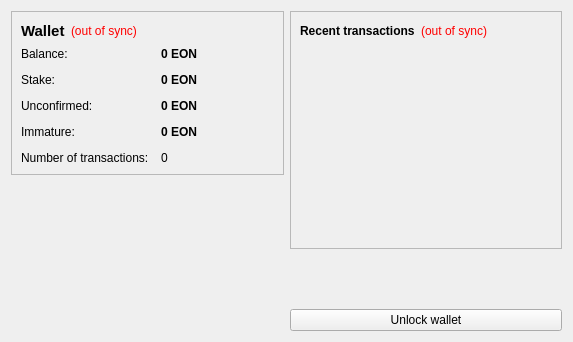
<?xml version="1.0" encoding="UTF-8"?>
<ui version="4.0">
 <class>OverviewPage</class>
 <widget class="QWidget" name="OverviewPage">
  <property name="geometry">
   <rect>
    <x>0</x>
    <y>0</y>
    <width>573</width>
    <height>342</height>
   </rect>
  </property>
  <property name="windowTitle">
   <string>Form</string>
  </property>
  <layout class="QHBoxLayout" name="horizontalLayout" stretch="1,1">
   <item>
    <layout class="QVBoxLayout" name="verticalLayout_2">
     <item>
      <widget class="QFrame" name="frame">
       <property name="frameShape">
        <enum>QFrame::StyledPanel</enum>
       </property>
       <property name="frameShadow">
        <enum>QFrame::Raised</enum>
       </property>
       <layout class="QVBoxLayout" name="verticalLayout_4">
        <item>
         <layout class="QHBoxLayout" name="horizontalLayout_4">
          <item>
           <widget class="QLabel" name="label_5">
            <property name="font">
             <font>
              <pointsize>11</pointsize>
              <weight>75</weight>
              <bold>true</bold>
             </font>
            </property>
            <property name="text">
             <string>Wallet</string>
            </property>
           </widget>
          </item>
          <item>
           <widget class="QLabel" name="labelWalletStatus">
            <property name="toolTip">
             <string>The displayed information may be out of date. Your wallet automatically synchronizes with the EonCoin network after a connection is established, but this process has not completed yet.</string>
            </property>
            <property name="styleSheet">
             <string notr="true">QLabel { color: red; }</string>
            </property>
            <property name="text">
             <string notr="true">(out of sync)</string>
            </property>
            <property name="alignment">
             <set>Qt::AlignLeading|Qt::AlignLeft|Qt::AlignVCenter</set>
            </property>
           </widget>
          </item>
          <item>
           <spacer name="horizontalSpacer_2">
            <property name="orientation">
             <enum>Qt::Horizontal</enum>
            </property>
            <property name="sizeHint" stdset="0">
             <size>
              <width>40</width>
              <height>20</height>
             </size>
            </property>
           </spacer>
          </item>
         </layout>
        </item>
        <item>
         <layout class="QFormLayout" name="formLayout_2">
          <property name="fieldGrowthPolicy">
           <enum>QFormLayout::AllNonFixedFieldsGrow</enum>
          </property>
          <property name="horizontalSpacing">
           <number>12</number>
          </property>
          <property name="verticalSpacing">
           <number>12</number>
          </property>
          <item row="0" column="0">
           <widget class="QLabel" name="label">
            <property name="text">
             <string>Balance:</string>
            </property>
           </widget>
          </item>
          <item row="0" column="1">
           <widget class="QLabel" name="labelBalance">
            <property name="font">
             <font>
              <weight>75</weight>
              <bold>true</bold>
             </font>
            </property>
            <property name="cursor">
             <cursorShape>IBeamCursor</cursorShape>
            </property>
            <property name="toolTip">
             <string>Your current balance</string>
            </property>
            <property name="text">
             <string notr="true">0 EON</string>
            </property>
            <property name="textInteractionFlags">
             <set>Qt::LinksAccessibleByMouse|Qt::TextSelectableByKeyboard|Qt::TextSelectableByMouse</set>
            </property>
           </widget>
          </item>
          <item row="1" column="0">
           <widget class="QLabel" name="label_6">
            <property name="text">
             <string>Stake:</string>
            </property>
           </widget>
          </item>
          <item row="1" column="1">
           <widget class="QLabel" name="labelStake">
            <property name="font">
             <font>
              <weight>75</weight>
              <bold>true</bold>
             </font>
            </property>
            <property name="cursor">
             <cursorShape>IBeamCursor</cursorShape>
            </property>
            <property name="toolTip">
             <string>Total of coins that was staked, and do not yet count toward the current balance</string>
            </property>
            <property name="text">
             <string notr="true">0 EON</string>
            </property>
            <property name="textInteractionFlags">
             <set>Qt::LinksAccessibleByMouse|Qt::TextSelectableByKeyboard|Qt::TextSelectableByMouse</set>
            </property>
           </widget>
          </item>
          <item row="2" column="0">
           <widget class="QLabel" name="label_3">
            <property name="text">
             <string>Unconfirmed:</string>
            </property>
           </widget>
          </item>
          <item row="2" column="1">
           <widget class="QLabel" name="labelUnconfirmed">
            <property name="font">
             <font>
              <weight>75</weight>
              <bold>true</bold>
             </font>
            </property>
            <property name="cursor">
             <cursorShape>IBeamCursor</cursorShape>
            </property>
            <property name="toolTip">
             <string>Total of transactions that have yet to be confirmed, and do not yet count toward the current balance</string>
            </property>
            <property name="text">
             <string notr="true">0 EON</string>
            </property>
            <property name="textInteractionFlags">
             <set>Qt::LinksAccessibleByMouse|Qt::TextSelectableByKeyboard|Qt::TextSelectableByMouse</set>
            </property>
           </widget>
          </item>
          <item row="3" column="0">
           <widget class="QLabel" name="labelImmatureText">
            <property name="text">
             <string>Immature:</string>
            </property>
           </widget>
          </item>
          <item row="3" column="1">
           <widget class="QLabel" name="labelImmature">
            <property name="font">
             <font>
              <weight>75</weight>
              <bold>true</bold>
             </font>
            </property>
            <property name="toolTip">
             <string>Mined balance that has not yet matured</string>
            </property>
            <property name="text">
             <string notr="true">0 EON</string>
            </property>
            <property name="textInteractionFlags">
             <set>Qt::LinksAccessibleByMouse|Qt::TextSelectableByKeyboard|Qt::TextSelectableByMouse</set>
            </property>
           </widget>
          </item>
          <item row="4" column="0">
           <widget class="QLabel" name="label_2">
            <property name="text">
             <string>Number of transactions:</string>
            </property>
           </widget>
          </item>
          <item row="4" column="1">
           <widget class="QLabel" name="labelNumTransactions">
            <property name="toolTip">
             <string>Total number of transactions in wallet</string>
            </property>
            <property name="text">
             <string notr="true">0</string>
            </property>
           </widget>
          </item>
         </layout>
        </item>
       </layout>
      </widget>
     </item>
     <item>
      <spacer name="verticalSpacer">
       <property name="orientation">
        <enum>Qt::Vertical</enum>
       </property>
       <property name="sizeHint" stdset="0">
        <size>
         <width>20</width>
         <height>40</height>
        </size>
       </property>
      </spacer>
     </item>
     <item>
      <widget class="QLabel" name="label_6">
       <property name="text">
        <string/>
       </property>
       <property name="pixmap">
        <pixmap resource="../bitcoin.qrc">:/images/backg</pixmap>
       </property>
       <property name="scaledContents">
        <bool>false</bool>
       </property>
       <property name="alignment">
        <set>Qt::AlignCenter</set>
       </property>
       <property name="margin">
        <number>-2</number>
       </property>
      </widget>
     </item>
    </layout>
   </item>
   <item>
    <layout class="QVBoxLayout" name="verticalLayout_3">
     <item>
      <widget class="QFrame" name="frame_2">
       <property name="frameShape">
        <enum>QFrame::StyledPanel</enum>
       </property>
       <property name="frameShadow">
        <enum>QFrame::Raised</enum>
       </property>
       <layout class="QVBoxLayout" name="verticalLayout">
        <item>
         <layout class="QHBoxLayout" name="horizontalLayout_2">
          <item>
           <widget class="QLabel" name="label_4">
            <property name="text">
             <string>&lt;b&gt;Recent transactions&lt;/b&gt;</string>
            </property>
           </widget>
          </item>
          <item>
           <widget class="QLabel" name="labelTransactionsStatus">
            <property name="toolTip">
             <string>The displayed information may be out of date. Your wallet automatically synchronizes with the EonCoin network after a connection is established, but this process has not completed yet.</string>
            </property>
            <property name="styleSheet">
             <string notr="true">QLabel { color: red; }</string>
            </property>
            <property name="text">
             <string notr="true">(out of sync)</string>
            </property>
            <property name="alignment">
             <set>Qt::AlignRight|Qt::AlignTrailing|Qt::AlignVCenter</set>
            </property>
           </widget>
          </item>
          <item>
           <spacer name="horizontalSpacer">
            <property name="orientation">
             <enum>Qt::Horizontal</enum>
            </property>
            <property name="sizeHint" stdset="0">
             <size>
              <width>40</width>
              <height>20</height>
             </size>
            </property>
           </spacer>
          </item>
         </layout>
        </item>
        <item>
         <widget class="QListView" name="listTransactions">
          <property name="styleSheet">
           <string notr="true">QListView { background: transparent; }</string>
          </property>
          <property name="frameShape">
           <enum>QFrame::NoFrame</enum>
          </property>
          <property name="verticalScrollBarPolicy">
           <enum>Qt::ScrollBarAlwaysOff</enum>
          </property>
          <property name="horizontalScrollBarPolicy">
           <enum>Qt::ScrollBarAlwaysOff</enum>
          </property>
          <property name="selectionMode">
           <enum>QAbstractItemView::NoSelection</enum>
          </property>
         </widget>
        </item>
       </layout>
      </widget>
     </item>
     <item>
      <spacer name="verticalSpacer_2">
       <property name="orientation">
        <enum>Qt::Vertical</enum>
       </property>
       <property name="sizeHint" stdset="0">
        <size>
         <width>20</width>
         <height>40</height>
        </size>
       </property>
      </spacer>
     </item>
     <item>
      <widget class="QPushButton" name="unlockWalletButton">
       <property name="text">
        <string>Unlock wallet</string>
       </property>
      </widget>
     </item>
    </layout>
   </item>
  </layout>
 </widget>
 <resources>
  <include location="../bitcoin.qrc"/>
 </resources>
 <connections/>
</ui>
